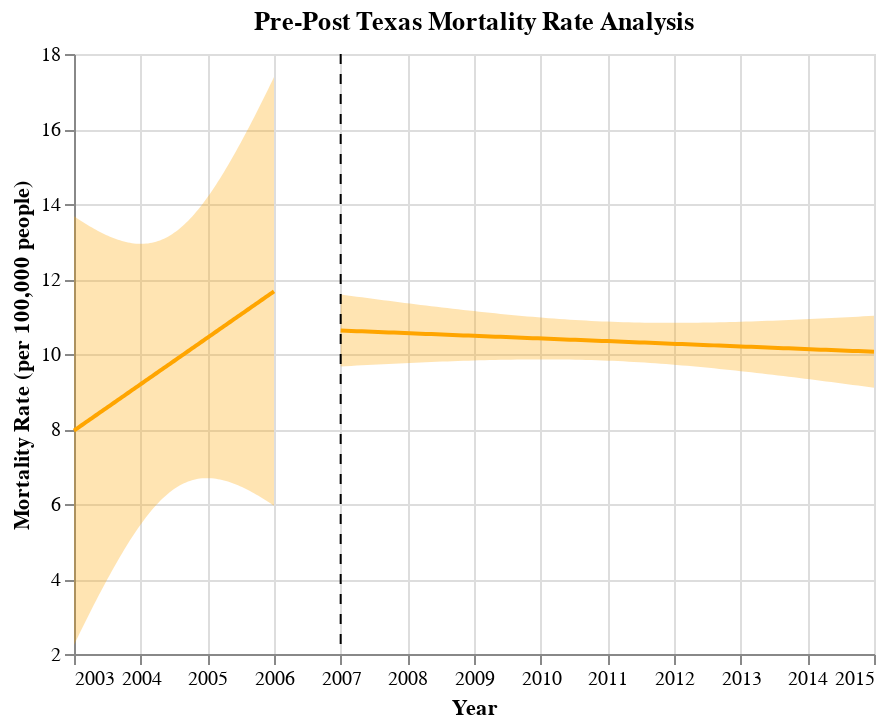

Notebook cell for this chart:
### Code cell
## Generate Pre-Post Graphs for TX
fit, reg_chart_pre_TX = get_reg_fit_TX(
    death_data_TX_subset_grouped_pre, 
    yvar="average_deaths_state", 
    xvar="YEAR", 
    alpha=0.05
)

fit, reg_chart_post_TX = get_reg_fit_TX(
    death_data_TX_subset_grouped_post, 
    yvar="average_deaths_state", 
    xvar="YEAR", 
    alpha=0.05
)

## Create line post-policy implementation
line_2007 = alt.Chart(pd.DataFrame({'x': [2007]})).mark_rule(strokeDash=[5, 5]).encode(x='x')

## Generate final pre-post graph for TX
pre_post_TX = reg_chart_pre_TX + reg_chart_post_TX + line_2007
pre_post_TX.properties(title="Pre-Post Texas Mortality Rate Analysis")

### Figure 1 — Vega-Lite specification as saved in the notebook (floating-point values rounded to 4 significant figures)
{"config": {"view": {"continuousWidth": 400, "continuousHeight": 300}}, "layer": [{"mark": {"type": "errorband", "color": "orange"}, "encoding": {"x": {"field": "YEAR", "type": "quantitative"}, "y": {"field": "ci_low", "title": "", "type": "quantitative"}, "y2": {"field": "ci_high"}}}, {"mark": {"type": "line", "color": "orange"}, "encoding": {"x": {"axis": {"format": "T", "title": "Year"}, "field": "YEAR", "scale": {"zero": false}, "type": "quantitative"}, "y": {"field": "average_deaths_state", "scale": {"zero": false}, "title": "Mortality Rate (per 100,000 people)", "type": "quantitative"}}}, {"layer": [{"mark": {"type": "errorband", "color": "orange"}, "encoding": {"x": {"field": "YEAR", "type": "quantitative"}, "y": {"field": "ci_low", "title": "", "type": "quantitative"}, "y2": {"field": "ci_high"}}}, {"mark": {"type": "line", "color": "orange"}, "encoding": {"x": {"axis": {"format": "T", "title": "Year"}, "field": "YEAR", "scale": {"zero": false}, "type": "quantitative"}, "y": {"field": "average_deaths_state", "scale": {"zero": false}, "title": "Mortality Rate (per 100,000 people)", "type": "quantitative"}}}], "data": {"name": "data-1d04205b4cf37dfe408532768f56d501"}}, {"data": {"name": "data-d625a43cca235c1e9ceabc0e922fc9ef"}, "mark": {"type": "rule", "strokeDash": [5, 5]}, "encoding": {"x": {"field": "x", "type": "quantitative"}}}], "data": {"name": "data-8e06c30937cbfdfcb31634d3521fe48a"}, "title": "Pre-Post Texas Mortality Rate Analysis", "$schema": "https://vega.github.io/schema/vega-lite/v4.17.0.json", "datasets": {"data-8e06c30937cbfdfcb31634d3521fe48a": [{"YEAR": 2003.0, "average_deaths_state": 7.958, "ci_low": 2.242, "ci_high": 13.67}, {"YEAR": 2003.0, "average_deaths_state": 7.995, "ci_low": 2.352, "ci_high": 13.64}, {"YEAR": 2003.0, "average_deaths_state": 8.032, "ci_low": 2.462, "ci_high": 13.6}, {"YEAR": 2003.0, "average_deaths_state": 8.069, "ci_low": 2.571, "ci_high": 13.57}, {"YEAR": 2003.0, "average_deaths_state": 8.107, "ci_low": 2.68, "ci_high": 13.53}, {"YEAR": 2003.0, "average_deaths_state": 8.144, "ci_low": 2.788, "ci_high": 13.5}, {"YEAR": 2003.0, "average_deaths_state": 8.181, "ci_low": 2.895, "ci_high": 13.47}, {"YEAR": 2003.0, "average_deaths_state": 8.218, "ci_low": 3.002, "ci_high": 13.43}, {"YEAR": 2003.0, "average_deaths_state": 8.255, "ci_low": 3.108, "ci_high": 13.4}, {"YEAR": 2003.0, "average_deaths_state": 8.292, "ci_low": 3.213, "ci_high": 13.37}, {"YEAR": 2003.0, "average_deaths_state": 8.329, "ci_low": 3.318, "ci_high": 13.34}, {"YEAR": 2003.0, "average_deaths_state": 8.366, "ci_low": 3.421, "ci_high": 13.31}, {"YEAR": 2003.0, "average_deaths_state": 8.403, "ci_low": 3.524, "ci_high": 13.28}, {"YEAR": 2003.0, "average_deaths_state": 8.441, "ci_low": 3.626, "ci_high": 13.25}, {"YEAR": 2003.0, "average_deaths_state": 8.478, "ci_low": 3.728, "ci_high": 13.23}, {"YEAR": 2003.0, "average_deaths_state": 8.515, "ci_low": 3.828, "ci_high": 13.2}, {"YEAR": 2003.0, "average_deaths_state": 8.552, "ci_low": 3.927, "ci_high": 13.18}, {"YEAR": 2004.0, "average_deaths_state": 8.589, "ci_low": 4.026, "ci_high": 13.15}, {"YEAR": 2004.0, "average_deaths_state": 8.626, "ci_low": 4.123, "ci_high": 13.13}, {"YEAR": 2004.0, "average_deaths_state": 8.663, "ci_low": 4.22, "ci_high": 13.11}, {"YEAR": 2004.0, "average_deaths_state": 8.7, "ci_low": 4.315, "ci_high": 13.09}, {"YEAR": 2004.0, "average_deaths_state": 8.737, "ci_low": 4.409, "ci_high": 13.07}, {"YEAR": 2004.0, "average_deaths_state": 8.775, "ci_low": 4.501, "ci_high": 13.05}, {"YEAR": 2004.0, "average_deaths_state": 8.812, "ci_low": 4.593, "ci_high": 13.03}, {"YEAR": 2004.0, "average_deaths_state": 8.849, "ci_low": 4.683, "ci_high": 13.01}, {"YEAR": 2004.0, "average_deaths_state": 8.886, "ci_low": 4.772, "ci_high": 13.0}, {"YEAR": 2004.0, "average_deaths_state": 8.923, "ci_low": 4.86, "ci_high": 12.99}, {"YEAR": 2004.0, "average_deaths_state": 8.96, "ci_low": 4.946, "ci_high": 12.97}, {"YEAR": 2004.0, "average_deaths_state": 8.997, "ci_low": 5.03, "ci_high": 12.96}, {"YEAR": 2004.0, "average_deaths_state": 9.034, "ci_low": 5.113, "ci_high": 12.96}, {"YEAR": 2004.0, "average_deaths_state": 9.071, "ci_low": 5.194, "ci_high": 12.95}, {"YEAR": 2004.0, "average_deaths_state": 9.109, "ci_low": 5.274, "ci_high": 12.94}, {"YEAR": 2004.0, "average_deaths_state": 9.146, "ci_low": 5.352, "ci_high": 12.94}, {"YEAR": 2004.0, "average_deaths_state": 9.183, "ci_low": 5.428, "ci_high": 12.94}, {"YEAR": 2004.0, "average_deaths_state": 9.22, "ci_low": 5.502, "ci_high": 12.94}, {"YEAR": 2004.0, "average_deaths_state": 9.257, "ci_low": 5.574, "ci_high": 12.94}, {"YEAR": 2004.0, "average_deaths_state": 9.294, "ci_low": 5.645, "ci_high": 12.94}, {"YEAR": 2004.0, "average_deaths_state": 9.331, "ci_low": 5.713, "ci_high": 12.95}, {"YEAR": 2004.0, "average_deaths_state": 9.368, "ci_low": 5.779, "ci_high": 12.96}, {"YEAR": 2004.0, "average_deaths_state": 9.405, "ci_low": 5.843, "ci_high": 12.97}, {"YEAR": 2004.0, "average_deaths_state": 9.443, "ci_low": 5.905, "ci_high": 12.98}, {"YEAR": 2004.0, "average_deaths_state": 9.48, "ci_low": 5.965, "ci_high": 12.99}, {"YEAR": 2004.0, "average_deaths_state": 9.517, "ci_low": 6.023, "ci_high": 13.01}, {"YEAR": 2004.0, "average_deaths_state": 9.554, "ci_low": 6.078, "ci_high": 13.03}, {"YEAR": 2004.0, "average_deaths_state": 9.591, "ci_low": 6.131, "ci_high": 13.05}, {"YEAR": 2004.0, "average_deaths_state": 9.628, "ci_low": 6.181, "ci_high": 13.08}, {"YEAR": 2004.0, "average_deaths_state": 9.665, "ci_low": 6.229, "ci_high": 13.1}, {"YEAR": 2004.0, "average_deaths_state": 9.702, "ci_low": 6.275, "ci_high": 13.13}, {"YEAR": 2004.0, "average_deaths_state": 9.74, "ci_low": 6.318, "ci_high": 13.16}, {"YEAR": 2004.0, "average_deaths_state": 9.777, "ci_low": 6.359, "ci_high": 13.19}, {"YEAR": 2004.0, "average_deaths_state": 9.814, "ci_low": 6.397, "ci_high": 13.23}, {"YEAR": 2005.0, "average_deaths_state": 9.851, "ci_low": 6.433, "ci_high": 13.27}, {"YEAR": 2005.0, "average_deaths_state": 9.888, "ci_low": 6.467, "ci_high": 13.31}, {"YEAR": 2005.0, "average_deaths_state": 9.925, "ci_low": 6.498, "ci_high": 13.35}, {"YEAR": 2005.0, "average_deaths_state": 9.962, "ci_low": 6.526, "ci_high": 13.4}, {"YEAR": 2005.0, "average_deaths_state": 9.999, "ci_low": 6.552, "ci_high": 13.45}, {"YEAR": 2005.0, "average_deaths_state": 10.04, "ci_low": 6.576, "ci_high": 13.5}, {"YEAR": 2005.0, "average_deaths_state": 10.07, "ci_low": 6.598, "ci_high": 13.55}, {"YEAR": 2005.0, "average_deaths_state": 10.11, "ci_low": 6.617, "ci_high": 13.6}, {"YEAR": 2005.0, "average_deaths_state": 10.15, "ci_low": 6.633, "ci_high": 13.66}, {"YEAR": 2005.0, "average_deaths_state": 10.18, "ci_low": 6.648, "ci_high": 13.72}, {"YEAR": 2005.0, "average_deaths_state": 10.22, "ci_low": 6.66, "ci_high": 13.78}, {"YEAR": 2005.0, "average_deaths_state": 10.26, "ci_low": 6.67, "ci_high": 13.85}, {"YEAR": 2005.0, "average_deaths_state": 10.3, "ci_low": 6.678, "ci_high": 13.91}, {"YEAR": 2005.0, "average_deaths_state": 10.33, "ci_low": 6.684, "ci_high": 13.98}, {"YEAR": 2005.0, "average_deaths_state": 10.37, "ci_low": 6.688, "ci_high": 14.05}, {"YEAR": 2005.0, "average_deaths_state": 10.41, "ci_low": 6.69, "ci_high": 14.13}, {"YEAR": 2005.0, "average_deaths_state": 10.44, "ci_low": 6.69, "ci_high": 14.2}, {"YEAR": 2005.0, "average_deaths_state": 10.48, "ci_low": 6.688, "ci_high": 14.28}, {"YEAR": 2005.0, "average_deaths_state": 10.52, "ci_low": 6.684, "ci_high": 14.35}, {"YEAR": 2005.0, "average_deaths_state": 10.56, "ci_low": 6.679, "ci_high": 14.43}, {"YEAR": 2005.0, "average_deaths_state": 10.59, "ci_low": 6.672, "ci_high": 14.51}, {"YEAR": 2005.0, "average_deaths_state": 10.63, "ci_low": 6.663, "ci_high": 14.6}, {"YEAR": 2005.0, "average_deaths_state": 10.67, "ci_low": 6.653, "ci_high": 14.68}, {"YEAR": 2005.0, "average_deaths_state": 10.7, "ci_low": 6.641, "ci_high": 14.77}, {"YEAR": 2005.0, "average_deaths_state": 10.74, "ci_low": 6.628, "ci_high": 14.86}, {"YEAR": 2005.0, "average_deaths_state": 10.78, "ci_low": 6.613, "ci_high": 14.94}, {"YEAR": 2005.0, "average_deaths_state": 10.82, "ci_low": 6.597, "ci_high": 15.03}, {"YEAR": 2005.0, "average_deaths_state": 10.85, "ci_low": 6.58, "ci_high": 15.13}, {"YEAR": 2005.0, "average_deaths_state": 10.89, "ci_low": 6.561, "ci_high": 15.22}, {"YEAR": 2005.0, "average_deaths_state": 10.93, "ci_low": 6.542, "ci_high": 15.31}, {"YEAR": 2005.0, "average_deaths_state": 10.96, "ci_low": 6.521, "ci_high": 15.41}, {"YEAR": 2005.0, "average_deaths_state": 11.0, "ci_low": 6.499, "ci_high": 15.5}, {"YEAR": 2005.0, "average_deaths_state": 11.04, "ci_low": 6.475, "ci_high": 15.6}, {"YEAR": 2006.0, "average_deaths_state": 11.08, "ci_low": 6.451, "ci_high": 15.7}, {"YEAR": 2006.0, "average_deaths_state": 11.11, "ci_low": 6.426, "ci_high": 15.8}, {"YEAR": 2006.0, "average_deaths_state": 11.15, "ci_low": 6.4, "ci_high": 15.9}, {"YEAR": 2006.0, "average_deaths_state": 11.19, "ci_low": 6.373, "ci_high": 16.0}, {"YEAR": 2006.0, "average_deaths_state": 11.22, "ci_low": 6.345, "ci_high": 16.1}, {"YEAR": 2006.0, "average_deaths_state": 11.26, "ci_low": 6.316, "ci_high": 16.21}, {"YEAR": 2006.0, "average_deaths_state": 11.3, "ci_low": 6.287, "ci_high": 16.31}, {"YEAR": 2006.0, "average_deaths_state": 11.34, "ci_low": 6.256, "ci_high": 16.41}, {"YEAR": 2006.0, "average_deaths_state": 11.37, "ci_low": 6.225, "ci_high": 16.52}, {"YEAR": 2006.0, "average_deaths_state": 11.41, "ci_low": 6.193, "ci_high": 16.63}, {"YEAR": 2006.0, "average_deaths_state": 11.45, "ci_low": 6.161, "ci_high": 16.73}, {"YEAR": 2006.0, "average_deaths_state": 11.48, "ci_low": 6.128, "ci_high": 16.84}, {"YEAR": 2006.0, "average_deaths_state": 11.52, "ci_low": 6.094, "ci_high": 16.95}, {"YEAR": 2006.0, "average_deaths_state": 11.56, "ci_low": 6.06, "ci_high": 17.06}, {"YEAR": 2006.0, "average_deaths_state": 11.6, "ci_low": 6.025, "ci_high": 17.17}, {"YEAR": 2006.0, "average_deaths_state": 11.63, "ci_low": 5.989, "ci_high": 17.28}, {"YEAR": 2006.0, "average_deaths_state": 11.67, "ci_low": 5.953, "ci_high": 17.39}], "data-1d04205b4cf37dfe408532768f56d501": [{"YEAR": 2007.0, "average_deaths_state": 10.63, "ci_low": 9.667, "ci_high": 11.59}, {"YEAR": 2007.0, "average_deaths_state": 10.62, "ci_low": 9.675, "ci_high": 11.57}, {"YEAR": 2007.0, "average_deaths_state": 10.62, "ci_low": 9.683, "ci_high": 11.55}, {"YEAR": 2007.0, "average_deaths_state": 10.61, "ci_low": 9.69, "ci_high": 11.53}, {"YEAR": 2007.0, "average_deaths_state": 10.6, "ci_low": 9.698, "ci_high": 11.51}, {"YEAR": 2007.0, "average_deaths_state": 10.6, "ci_low": 9.705, "ci_high": 11.49}, {"YEAR": 2007.0, "average_deaths_state": 10.59, "ci_low": 9.713, "ci_high": 11.47}, {"YEAR": 2008.0, "average_deaths_state": 10.59, "ci_low": 9.72, "ci_high": 11.45}, {"YEAR": 2008.0, "average_deaths_state": 10.58, "ci_low": 9.727, "ci_high": 11.44}, {"YEAR": 2008.0, "average_deaths_state": 10.58, "ci_low": 9.734, "ci_high": 11.42}, {"YEAR": 2008.0, "average_deaths_state": 10.57, "ci_low": 9.741, "ci_high": 11.4}, {"YEAR": 2008.0, "average_deaths_state": 10.56, "ci_low": 9.748, "ci_high": 11.38}, {"YEAR": 2008.0, "average_deaths_state": 10.56, "ci_low": 9.755, "ci_high": 11.36}, {"YEAR": 2008.0, "average_deaths_state": 10.55, "ci_low": 9.761, "ci_high": 11.35}, {"YEAR": 2008.0, "average_deaths_state": 10.55, "ci_low": 9.768, "ci_high": 11.33}, {"YEAR": 2008.0, "average_deaths_state": 10.54, "ci_low": 9.774, "ci_high": 11.31}, {"YEAR": 2008.0, "average_deaths_state": 10.54, "ci_low": 9.78, "ci_high": 11.29}, {"YEAR": 2008.0, "average_deaths_state": 10.53, "ci_low": 9.786, "ci_high": 11.27}, {"YEAR": 2008.0, "average_deaths_state": 10.52, "ci_low": 9.792, "ci_high": 11.26}, {"YEAR": 2009.0, "average_deaths_state": 10.52, "ci_low": 9.797, "ci_high": 11.24}, {"YEAR": 2009.0, "average_deaths_state": 10.51, "ci_low": 9.803, "ci_high": 11.22}, {"YEAR": 2009.0, "average_deaths_state": 10.51, "ci_low": 9.808, "ci_high": 11.21}, {"YEAR": 2009.0, "average_deaths_state": 10.5, "ci_low": 9.813, "ci_high": 11.19}, {"YEAR": 2009.0, "average_deaths_state": 10.5, "ci_low": 9.818, "ci_high": 11.18}, {"YEAR": 2009.0, "average_deaths_state": 10.49, "ci_low": 9.822, "ci_high": 11.16}, {"YEAR": 2009.0, "average_deaths_state": 10.49, "ci_low": 9.827, "ci_high": 11.14}, {"YEAR": 2009.0, "average_deaths_state": 10.48, "ci_low": 9.831, "ci_high": 11.13}, {"YEAR": 2009.0, "average_deaths_state": 10.47, "ci_low": 9.835, "ci_high": 11.11}, {"YEAR": 2009.0, "average_deaths_state": 10.47, "ci_low": 9.838, "ci_high": 11.1}, {"YEAR": 2009.0, "average_deaths_state": 10.46, "ci_low": 9.841, "ci_high": 11.08}, {"YEAR": 2009.0, "average_deaths_state": 10.46, "ci_low": 9.844, "ci_high": 11.07}, {"YEAR": 2009.0, "average_deaths_state": 10.45, "ci_low": 9.847, "ci_high": 11.06}, {"YEAR": 2010.0, "average_deaths_state": 10.45, "ci_low": 9.849, "ci_high": 11.04}, {"YEAR": 2010.0, "average_deaths_state": 10.44, "ci_low": 9.851, "ci_high": 11.03}, {"YEAR": 2010.0, "average_deaths_state": 10.43, "ci_low": 9.853, "ci_high": 11.02}, {"YEAR": 2010.0, "average_deaths_state": 10.43, "ci_low": 9.854, "ci_high": 11.0}, {"YEAR": 2010.0, "average_deaths_state": 10.42, "ci_low": 9.855, "ci_high": 10.99}, {"YEAR": 2010.0, "average_deaths_state": 10.42, "ci_low": 9.856, "ci_high": 10.98}, {"YEAR": 2010.0, "average_deaths_state": 10.41, "ci_low": 9.856, "ci_high": 10.97}, {"YEAR": 2010.0, "average_deaths_state": 10.41, "ci_low": 9.856, "ci_high": 10.96}, {"YEAR": 2010.0, "average_deaths_state": 10.4, "ci_low": 9.855, "ci_high": 10.95}, {"YEAR": 2010.0, "average_deaths_state": 10.39, "ci_low": 9.854, "ci_high": 10.93}, {"YEAR": 2010.0, "average_deaths_state": 10.39, "ci_low": 9.852, "ci_high": 10.93}, {"YEAR": 2010.0, "average_deaths_state": 10.38, "ci_low": 9.85, "ci_high": 10.92}, {"YEAR": 2011.0, "average_deaths_state": 10.38, "ci_low": 9.848, "ci_high": 10.91}, {"YEAR": 2011.0, "average_deaths_state": 10.37, "ci_low": 9.845, "ci_high": 10.9}, {"YEAR": 2011.0, "average_deaths_state": 10.37, "ci_low": 9.842, "ci_high": 10.89}, {"YEAR": 2011.0, "average_deaths_state": 10.36, "ci_low": 9.838, "ci_high": 10.88}, {"YEAR": 2011.0, "average_deaths_state": 10.35, "ci_low": 9.833, "ci_high": 10.88}, {"YEAR": 2011.0, "average_deaths_state": 10.35, "ci_low": 9.828, "ci_high": 10.87}, {"YEAR": 2011.0, "average_deaths_state": 10.34, "ci_low": 9.823, "ci_high": 10.86}, {"YEAR": 2011.0, "average_deaths_state": 10.34, "ci_low": 9.817, "ci_high": 10.86}, {"YEAR": 2011.0, "average_deaths_state": 10.33, "ci_low": 9.811, "ci_high": 10.85}, {"YEAR": 2011.0, "average_deaths_state": 10.33, "ci_low": 9.804, "ci_high": 10.85}, {"YEAR": 2011.0, "average_deaths_state": 10.32, "ci_low": 9.796, "ci_high": 10.85}, {"YEAR": 2011.0, "average_deaths_state": 10.32, "ci_low": 9.788, "ci_high": 10.84}, {"YEAR": 2011.0, "average_deaths_state": 10.31, "ci_low": 9.78, "ci_high": 10.84}, {"YEAR": 2012.0, "average_deaths_state": 10.3, "ci_low": 9.771, "ci_high": 10.84}, {"YEAR": 2012.0, "average_deaths_state": 10.3, "ci_low": 9.762, "ci_high": 10.83}, {"YEAR": 2012.0, "average_deaths_state": 10.29, "ci_low": 9.752, "ci_high": 10.83}, {"YEAR": 2012.0, "average_deaths_state": 10.29, "ci_low": 9.742, "ci_high": 10.83}, {"YEAR": 2012.0, "average_deaths_state": 10.28, "ci_low": 9.731, "ci_high": 10.83}, {"YEAR": 2012.0, "average_deaths_state": 10.28, "ci_low": 9.72, "ci_high": 10.83}, {"YEAR": 2012.0, "average_deaths_state": 10.27, "ci_low": 9.709, "ci_high": 10.83}, {"YEAR": 2012.0, "average_deaths_state": 10.26, "ci_low": 9.697, "ci_high": 10.83}, {"YEAR": 2012.0, "average_deaths_state": 10.26, "ci_low": 9.684, "ci_high": 10.83}, {"YEAR": 2012.0, "average_deaths_state": 10.25, "ci_low": 9.672, "ci_high": 10.83}, {"YEAR": 2012.0, "average_deaths_state": 10.25, "ci_low": 9.659, "ci_high": 10.84}, {"YEAR": 2012.0, "average_deaths_state": 10.24, "ci_low": 9.645, "ci_high": 10.84}, {"YEAR": 2013.0, "average_deaths_state": 10.24, "ci_low": 9.632, "ci_high": 10.84}, {"YEAR": 2013.0, "average_deaths_state": 10.23, "ci_low": 9.618, "ci_high": 10.84}, {"YEAR": 2013.0, "average_deaths_state": 10.22, "ci_low": 9.603, "ci_high": 10.85}, {"YEAR": 2013.0, "average_deaths_state": 10.22, "ci_low": 9.589, "ci_high": 10.85}, {"YEAR": 2013.0, "average_deaths_state": 10.21, "ci_low": 9.574, "ci_high": 10.85}, {"YEAR": 2013.0, "average_deaths_state": 10.21, "ci_low": 9.559, "ci_high": 10.86}, {"YEAR": 2013.0, "average_deaths_state": 10.2, "ci_low": 9.543, "ci_high": 10.86}, {"YEAR": 2013.0, "average_deaths_state": 10.2, "ci_low": 9.528, "ci_high": 10.86}, {"YEAR": 2013.0, "average_deaths_state": 10.19, "ci_low": 9.512, "ci_high": 10.87}, {"YEAR": 2013.0, "average_deaths_state": 10.18, "ci_low": 9.496, "ci_high": 10.87}, {"YEAR": 2013.0, "average_deaths_state": 10.18, "ci_low": 9.479, "ci_high": 10.88}, {"YEAR": 2013.0, "average_deaths_state": 10.17, "ci_low": 9.463, "ci_high": 10.88}, {"YEAR": 2013.0, "average_deaths_state": 10.17, "ci_low": 9.446, "ci_high": 10.89}, {"YEAR": 2014.0, "average_deaths_state": 10.16, "ci_low": 9.429, "ci_high": 10.89}, {"YEAR": 2014.0, "average_deaths_state": 10.16, "ci_low": 9.412, "ci_high": 10.9}, {"YEAR": 2014.0, "average_deaths_state": 10.15, "ci_low": 9.395, "ci_high": 10.91}, {"YEAR": 2014.0, "average_deaths_state": 10.14, "ci_low": 9.377, "ci_high": 10.91}, {"YEAR": 2014.0, "average_deaths_state": 10.14, "ci_low": 9.36, "ci_high": 10.92}, {"YEAR": 2014.0, "average_deaths_state": 10.13, "ci_low": 9.342, "ci_high": 10.93}, {"YEAR": 2014.0, "average_deaths_state": 10.13, "ci_low": 9.324, "ci_high": 10.93}, {"YEAR": 2014.0, "average_deaths_state": 10.12, "ci_low": 9.306, "ci_high": 10.94}, {"YEAR": 2014.0, "average_deaths_state": 10.12, "ci_low": 9.288, "ci_high": 10.95}, {"YEAR": 2014.0, "average_deaths_state": 10.11, "ci_low": 9.269, "ci_high": 10.95}, {"YEAR": 2014.0, "average_deaths_state": 10.11, "ci_low": 9.251, "ci_high": 10.96}, {"YEAR": 2014.0, "average_deaths_state": 10.1, "ci_low": 9.232, "ci_high": 10.97}, {"YEAR": 2015.0, "average_deaths_state": 10.09, "ci_low": 9.214, "ci_high": 10.97}, {"YEAR": 2015.0, "average_deaths_state": 10.09, "ci_low": 9.195, "ci_high": 10.98}, {"YEAR": 2015.0, "average_deaths_state": 10.08, "ci_low": 9.176, "ci_high": 10.99}, {"YEAR": 2015.0, "average_deaths_state": 10.08, "ci_low": 9.157, "ci_high": 11.0}, {"YEAR": 2015.0, "average_deaths_state": 10.07, "ci_low": 9.138, "ci_high": 11.0}, {"YEAR": 2015.0, "average_deaths_state": 10.07, "ci_low": 9.119, "ci_high": 11.01}, {"YEAR": 2015.0, "average_deaths_state": 10.06, "ci_low": 9.1, "ci_high": 11.02}], "data-d625a43cca235c1e9ceabc0e922fc9ef": [{"x": 2007}]}}
